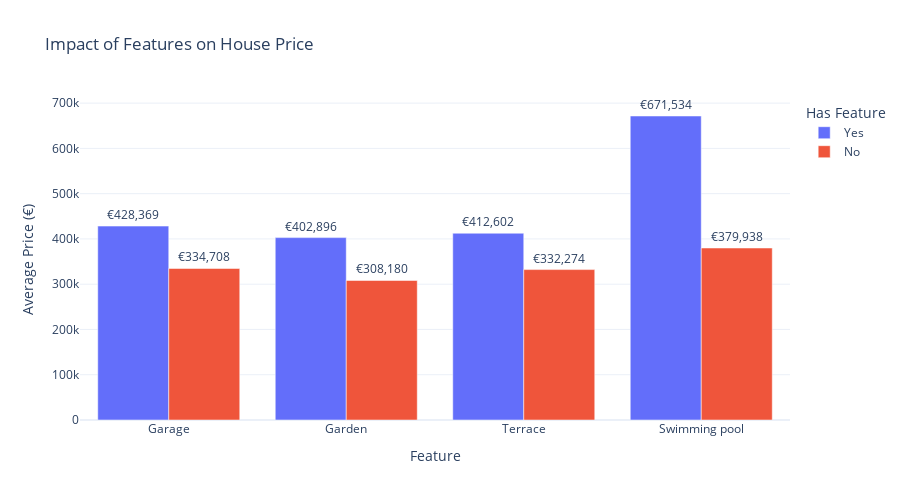

Notebook source saved alongside this figure:
### Markdown cell above
Impact of Additional Features (Garage, Garden, Terrace, Elevator, Swimming Pool)

### Code cell
features = ["Garage", "Garden", "Terrace", "Swimming pool"]
feature_prices = []

for f in features:
    avg_yes = df8[df8[f] == 1]["Price"].mean()
    avg_no = df8[df8[f] == 0]["Price"].mean()
    feature_prices.append({"Feature": f, "Yes": avg_yes, "No": avg_no})

feature_df = pd.DataFrame(feature_prices)
feature_df_melt = feature_df.melt(id_vars="Feature", value_vars=["Yes","No"], var_name="Has Feature", value_name="Avg Price")

fig7 = px.bar(feature_df_melt, x="Feature", y="Avg Price", color="Has Feature", barmode="group", text="Avg Price",
              title="Impact of Features on House Price", labels={"Avg Price": "Average Price (€)"})
fig7.update_traces(texttemplate="€%{text:,.0f}", textposition="outside")
fig7.update_layout(template="plotly_white", height=500)
fig7.show()

### Figure 1 — Plotly figure (JSON) as saved in the notebook; plotly's stock layout.template omitted (floating-point values rounded to 4 significant figures)
{"data": [{"alignmentgroup": "True", "hovertemplate": "Has Feature=Yes<br>Feature=%{x}<br>Average Price (€)=%{text}<extra></extra>", "legendgroup": "Yes", "marker": {"color": "#636efa", "pattern": {"shape": ""}}, "name": "Yes", "offsetgroup": "Yes", "orientation": "v", "showlegend": true, "text": [428400.0, 402900.0, 412600.0, 671500.0], "textposition": "outside", "texttemplate": "€%{text:,.0f}", "type": "bar", "x": ["Garage", "Garden", "Terrace", "Swimming pool"], "xaxis": "x", "y": [428400.0, 402900.0, 412600.0, 671500.0], "yaxis": "y"}, {"alignmentgroup": "True", "hovertemplate": "Has Feature=No<br>Feature=%{x}<br>Average Price (€)=%{text}<extra></extra>", "legendgroup": "No", "marker": {"color": "#EF553B", "pattern": {"shape": ""}}, "name": "No", "offsetgroup": "No", "orientation": "v", "showlegend": true, "text": [334700.0, 308200.0, 332300.0, 379900.0], "textposition": "outside", "texttemplate": "€%{text:,.0f}", "type": "bar", "x": ["Garage", "Garden", "Terrace", "Swimming pool"], "xaxis": "x", "y": [334700.0, 308200.0, 332300.0, 379900.0], "yaxis": "y"}], "layout": {"barmode": "group", "height": 500, "legend": {"title": {"text": "Has Feature"}, "tracegroupgap": 0}, "title": {"text": "Impact of Features on House Price"}, "xaxis": {"anchor": "y", "domain": [0, 1], "title": {"text": "Feature"}}, "yaxis": {"anchor": "x", "domain": [0, 1], "title": {"text": "Average Price (€)"}}}}
